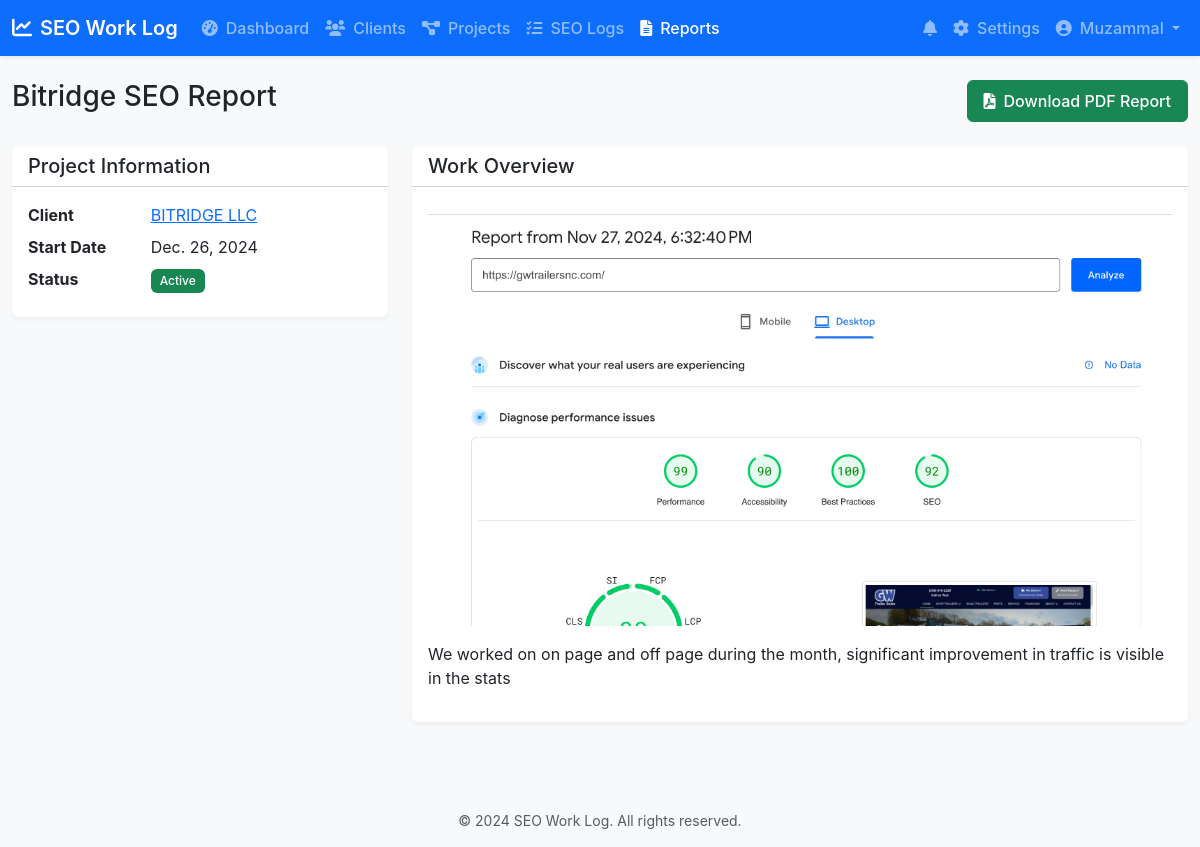
Before: /reports/1/ (signed in) with the older database file.
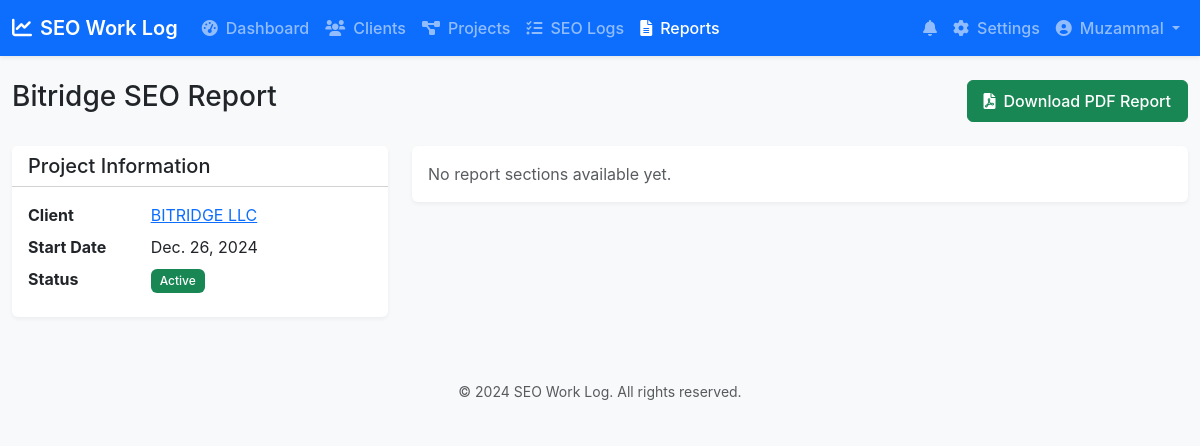
After: the same page with the newer database file.
### core/models.py (models this page shows, shortened)
class ReportSection(models.Model):
    project = models.ForeignKey(Project, on_delete=models.CASCADE)
    title = models.CharField(max_length=255)
    content = models.TextField(blank=True)  # Custom content
    seo_logs = models.ManyToManyField(SEOLog, blank=True, related_name='report_sections')
    files = models.ManyToManyField(SEOLogFile, blank=True, related_name='report_sections')
    image = models.ImageField(upload_to='report_images/', null=True, blank=True)
    order = models.PositiveIntegerField(default=0)
    created_at = models.DateTimeField(auto_now_add=True)
    updated_at = models.DateTimeField(auto_now=True)
    class Meta:
        ordering = ['order']

### core/views.py (the view)
# urls.py: path('reports/<int:pk>/', views.report_detail, name='report_detail'),
@login_required
def report_detail(request, pk):
    project = get_object_or_404(Project, pk=pk)
    if request.user.role == 'client' and project.client.email != request.user.email:
        return HttpResponseForbidden("You don't have permission to access this report.")
    report_sections = ReportSection.objects.filter(project=project).order_by('order')
    return render(request, 'core/report_detail.html', {
        'title': f'Report: {project.name}',
        'project': project,
        'report_sections': report_sections,
    })

### core/templates/core/report_detail.html (shortened to what this page needs)
{% extends 'core/base.html' %}
{% block content %}
<div class="container-fluid py-4">
    <div class="d-flex justify-content-between align-items-center mb-4">
        <h1 class="h3">{{ project.name }} Report</h1>
        <div>
            <a href="{% url 'report_generate' project.pk %}" class="btn btn-success">
                <i class="fas fa-file-pdf me-2"></i>Download PDF Report
            </a>
        </div>
    </div>
    <div class="row">
        <div class="col-md-4 mb-4">
            <div class="card border-0 shadow-sm">
                <div class="card-header bg-white">
                    <h5 class="mb-0">Project Information</h5>
                </div>
                <div class="card-body">
                    <dl class="row mb-0">
                        <dt class="col-sm-4">Client</dt>
                        <dd class="col-sm-8">
                            <a href="{% url 'client_detail' project.client.pk %}">{{ project.client.name }}</a>
                        </dd>
                        <dt class="col-sm-4">Start Date</dt>
                        <dd class="col-sm-8">{{ project.start_date }}</dd>
                        <dt class="col-sm-4">Status</dt>
                        <dd class="col-sm-8">
                            {% if not project.end_date %}
                                <span class="badge bg-success">Active</span>
                            {% else %}
                                <span class="badge bg-secondary">Completed</span>
                            {% endif %}
                        </dd>
                    </dl>
                </div>
            </div>
        </div>
        <div class="col-md-8 mb-4">
            {% if report_sections %}
                {% for section in report_sections %}
                <div class="card border-0 shadow-sm mb-4">
                    <div class="card-header bg-white">
                        <h5 class="mb-0">{{ section.title }}</h5>
                    </div>
                    <div class="card-body">
                        {% if section.image %}
                            <img src="{{ section.image.url }}" alt="{{ section.title }}" class="img-fluid mb-3">
                        {% endif %}
                        {{ section.content|linebreaks }}
                    </div>
                </div>
                {% endfor %}
            {% else %}
                <div class="card border-0 shadow-sm">
                    <div class="card-body">
                        <p class="text-muted mb-0">No report sections available yet.</p>
                    </div>
                </div>
            {% endif %}
        </div>
    </div>
</div>
{% endblock %}

Changed rows visible on the page:
removed ReportSection: title "Work Overview", image (picture), content "We worked on on page and off page during the month, significant improvement in traffic is visible in the stats"
Other visible differences:
text now shown: "No report sections available yet."
